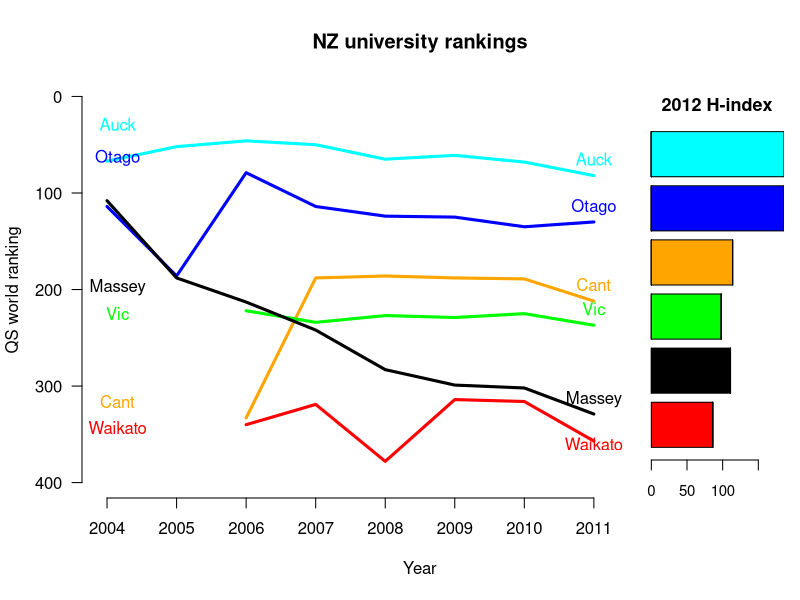

This figure's R source:
tbl<-read.table(file="NZ_university_rankings.txt", header=TRUE, sep="\t")

#Scopus June 2011:
#Auckland H-index   = 174
#Otago H-index      = 166
#Canterbury H-index = 104
#Victoria H-index   = 89
#Massey H-index     = 105 
#Waikato H-index    = 79
## hindex<-c(
## 174,
## 166,
## 104,
## 89,
## 105,
## 79
## )

#Scopus May 2012:
#Auckland H-index   = 186
#Otago H-index      = 186
#Canterbury H-index = 114
#Victoria H-index   = 98
#Massey H-index     = 111 
#Waikato H-index    = 86


hindex<-c(
186,
186,
114,
98,
111,
86
)
hindex<-rev(hindex)

hindexM<-mat.or.vec(length(hindex), length(hindex))
for (i in seq(1,length(hindex))){
    hindexM[i,i]<-hindex[i]
}


pdf(file="NZ_university_rankings.pdf")

op<-par(mfrow=c(1,1),las=1, bty='n')

plot(tbl$Year, tbl$Auck, type="l",col="cyan",lwd=3, xlab="Year", ylab="QS world ranking", main="NZ university rankings", ylim=rev(c(1,400)), xlim=c(2004,2013), xaxt="n")
lines(tbl$Year, tbl$Otago, col="blue",lwd=3)
lines(tbl$Year, tbl$Cant, col="orange",lwd=3)
lines(tbl$Year, tbl$Vic, col="green",lwd=3)
lines(tbl$Year, tbl$Massey, col="black",lwd=3)
lines(tbl$Year, tbl$Waikato, col="red",lwd=3)
#legend(2006,130,colnames(tbl[,2:7]),col=c("cyan","blue","orange","green","black","red"))
cols<-c("cyan","blue","orange","green","black","red")
t1<-c(0,0,0,20,0,20)
text(2004.15,tbl[6,2:7]+t1, labels = colnames(tbl[,2:7]), col=cols, pos=3)
t2<-c(0,0,0,0,0,20)
text(2011,tbl[1,2:7]+t2, labels = colnames(tbl[,2:7]), col=cols, pos=3)

axis(1,at=c(2004:2011),labels=c(2004:2011), las=1)

cols<-c(
"cyan",
"blue",
"orange",
"green",
"black",
"red"
)

par(fig=c(0.8,0.98,0.15,0.85),mai=c(0.5,0.1,0.29,0),las=1, new=TRUE,cex=0.9)
#fig=c(x1, x2, y1, y2)
barplot(hindexM, xlab="",names.arg=rev(c("Auckland","Otago","Canterbury","Victoria","Massey","Waikato")), col=rev(cols), horiz='TRUE', main="2012 H-index", yaxt="n")


dev.off()


